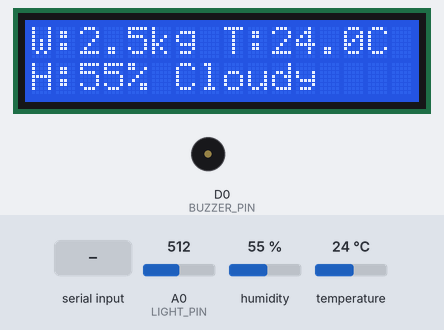
Bench run of a sketch on a simulated ESP8266 (NodeMCU). On the bench: 16×2 character LCD, buzzer (waves = sounding, pin HIGH). Inputs (shaded band) come from the test bench; at power-on: A0 (LIGHT_PIN) = 512, humidity 55 %, temperature 24 °C. WiFi joins after 1.5 s; servers stay silent unless stated; the local clock reads 2024-03-15 10:24:30 at power-on unless the sketch sets it; what the sketch prints to the serial monitor is not drawn.

Above: at 4.1 s.
4.2 s: A0 (LIGHT_PIN) set to 367
14.5 s: A0 (LIGHT_PIN) set to 343
At 24.9 s:
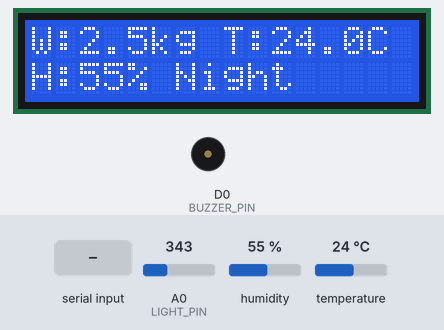
25.2 s: "r" received over Serial
At 34.9 s:
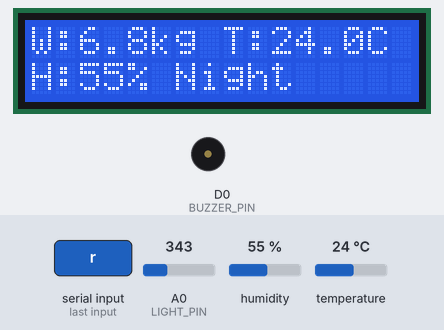
35.5 s: A0 (LIGHT_PIN) set to 760
At 45.5 s:
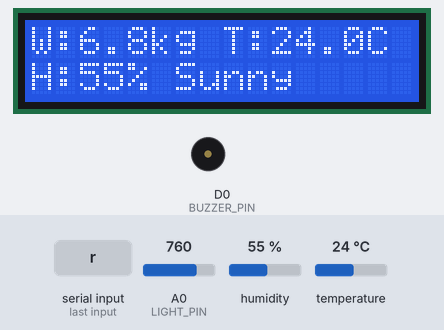
45.9 s: "t" received over Serial
At 55.3 s:
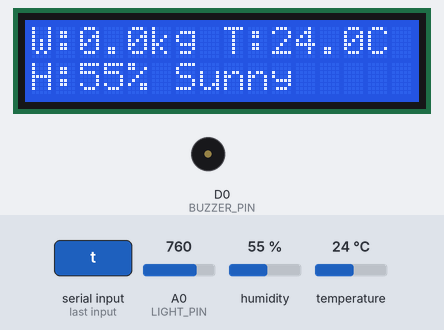
56.3 s: humidity set to 22 %
At 65.8 s:
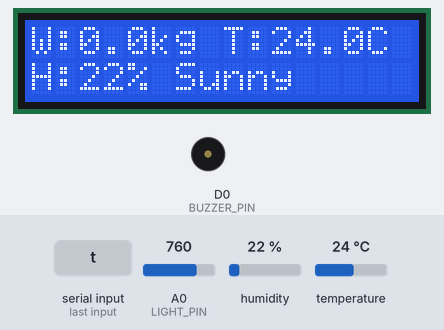
Timing chart, 0 to 67.3 s (numbered marks = the images above; inputs shaded):
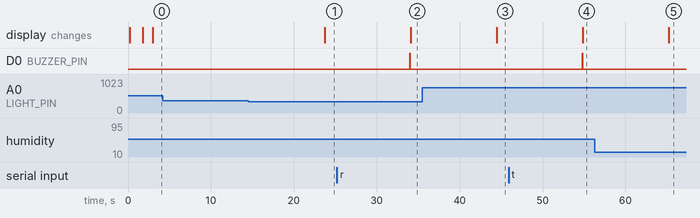

The sketch:

iot-weight.scale.ino
```cpp
#ifdef ESP8266
#include <ESP8266WiFi.h>
#else
#include <WiFi.h>
#endif

#include <Firebase_ESP_Client.h>
#include <DHT.h>
#include <Wire.h>
#include <RTClib.h>
#include <LiquidCrystal_I2C.h>
#include <time.h>

// =====================
// WIFI / FIREBASE
// =====================
#define WIFI_SSID "KRHAN"
#define WIFI_PASSWORD "carskivinogradi"

#define API_KEY "AIzaSyDsa0IStDgJpw4c8AZo88f5SqbsaELBFPQ"
#define DATABASE_URL "https://iot-bee-weight-scale-default-rtdb.europe-west1.firebasedatabase.app"
#define USER_EMAIL "esp@beehive.local"
#define USER_PASSWORD "vaga123"

const char deviceId[] = "beehive1";

// =====================
// PINS
// =====================
#define DHTPIN     D7
#define DHTTYPE    DHT22

#define LIGHT_PIN  A0
#define BUZZER_PIN D0

// =====================
// DEVICES
// =====================
DHT dht(DHTPIN, DHTTYPE);
RTC_DS3231 rtc;
LiquidCrystal_I2C lcd(0x27, 16, 2);

FirebaseData fbdo;
FirebaseAuth auth;
FirebaseConfig config;

// =====================
// DEMO / SIMULATION MODE (SADA JE UVIJEK DEMO)
// =====================
// Pritiskom 'r' u Serial Monitoru prebacuješ na sljedeću demo vrijednost.
// Pritiskom 't' postavljaš trenutnu vrijednost kao 0kg (tara).
float demoWeights[] = { 2.5, 6.8, 10.2, 13.7, 15.9, 18.4, 19.6, 12.1, 7.4, 3.0 };
const int demoCount = sizeof(demoWeights) / sizeof(demoWeights[0]);
int demoIndex = 0;
float demoWeight = demoWeights[0];

// "tara" offset za DEMO
float tareOffsetKg = 0.0f;

// =====================
// HELPERS
// =====================
void connectWiFi() {
  WiFi.begin(WIFI_SSID, WIFI_PASSWORD);
  Serial.print("Povezujem se na Wi-Fi");
  uint8_t retries = 0;

  while (WiFi.status() != WL_CONNECTED) {
    delay(500);
    Serial.print(".");
#if defined(ESP8266)
    yield();
#endif
    if (++retries > 60) {
      Serial.println("\nNeuspjelo spajanje na Wi-Fi");
      return;
    }
  }
  Serial.println("\nWi-Fi povezan!");
}

void initFirebase() {
  config.api_key = API_KEY;
  config.database_url = DATABASE_URL;
  auth.user.email = USER_EMAIL;
  auth.user.password = USER_PASSWORD;

  Firebase.begin(&config, &auth);
  Firebase.reconnectWiFi(true);
}

void sendReading(float weight, float temp, float hum, float light, const char* timestamp, const char* mode) {
  FirebaseJson json;
  json.set("ts", timestamp);
  json.set("weight", weight);
  json.set("temp", temp);
  json.set("hum", hum);
  json.set("light", light);
  json.set("mode", mode); // uvijek "DEMO"

  String latestPath = String("/devices/") + deviceId + "/latest";
  String readingsPath = String("/devices/") + deviceId + "/readings";

  if (!Firebase.RTDB.setJSON(&fbdo, latestPath.c_str(), &json)) {
    Serial.print("Greška kod slanja (latest): ");
    Serial.println(fbdo.errorReason());
  }

  if (!Firebase.RTDB.pushJSON(&fbdo, readingsPath.c_str(), &json)) {
    Serial.print("Greška kod slanja (readings): ");
    Serial.println(fbdo.errorReason());
  }
}

// RTC: bez baterije moraš postaviti vrijeme na svakom bootu.
void setRtcOnBoot() {
  if (!rtc.begin()) {
    Serial.println("RTC nije pronađen!");
    return;
  }
  rtc.adjust(DateTime(F(__DATE__), F(__TIME__)));
  Serial.println("RTC postavljen (compile time).");
}

void beepShort() {
  digitalWrite(BUZZER_PIN, HIGH);
  delay(60);
  digitalWrite(BUZZER_PIN, LOW);
}

const char* lightToText(int light) {
  if (light > 750) return "Sunny";
  if (light > 350) return "Cloudy";
  return "Night";
}

// DEMO težina sa tarom (nikad ne ide ispod 0)
float getWeightKgDemo() {
  float w = demoWeight - tareOffsetKg;
  if (w < 0) w = 0;
  return w;
}

// =====================
// SETUP
// =====================
void setup() {
  Serial.begin(115200);
  delay(150);

  pinMode(BUZZER_PIN, OUTPUT);
  digitalWrite(BUZZER_PIN, LOW);

  Wire.begin();
  lcd.init();
  lcd.backlight();
  lcd.clear();
  lcd.setCursor(0, 0);
  lcd.print("Boot...");

  dht.begin();

  connectWiFi();
  setRtcOnBoot();
  initFirebase();

  Serial.println("\nKomande:");
  Serial.println("  r  -> sljedeca DEMO tezina");
  Serial.println("  t  -> tara (postavi trenutno na 0kg)");
  Serial.println("--------------------------------------------");

  lcd.clear();
  lcd.setCursor(0, 0);
  lcd.print("Beehive scale");
  delay(1200);
  lcd.clear();
}

// =====================
// LOOP
// =====================
void loop() {
  // ===== serial commands =====
  while (Serial.available()) {
    char ch = (char)Serial.read();

    if (ch == 'r' || ch == 'R') {
      demoIndex = (demoIndex + 1) % demoCount;
      demoWeight = demoWeights[demoIndex];

      Serial.print("DEMO tezina: ");
      Serial.print(demoWeight, 2);
      Serial.print(" kg, tareOffset=");
      Serial.print(tareOffsetKg, 2);
      Serial.println(" kg");

      beepShort();
    }

    if (ch == 't' || ch == 'T') {
      // postavi trenutnu demo vrijednost kao nulu
      tareOffsetKg = demoWeight;

      Serial.print("Tara OK. Offset postavljen na: ");
      Serial.print(tareOffsetKg, 2);
      Serial.println(" kg");

      beepShort();
    }
  }

  // ===== readings =====
  float weight = getWeightKgDemo();

  float temperature = dht.readTemperature();
  float humidity = dht.readHumidity();

  int lightRaw = analogRead(LIGHT_PIN);
  float light = (float)lightRaw;
  const char* lightText = lightToText(lightRaw);

  // time
  DateTime now = rtc.now();
  char timestamp[20];
  snprintf(timestamp, sizeof(timestamp), "%04d-%02d-%02d %02d:%02d:%02d",
           now.year(), now.month(), now.day(), now.hour(), now.minute(), now.second());

  const char* modeStr = "DEMO";

  // ===== serial print =====
  Serial.println("--------------");
  Serial.print("Vrijeme: "); Serial.println(timestamp);
  Serial.print("Mode: "); Serial.println(modeStr);
  Serial.print("Tezina: "); Serial.print(weight, 2); Serial.println(" kg");
  Serial.print("Temperatura: "); Serial.print(temperature, 1); Serial.println(" C");
  Serial.print("Vlaznost: "); Serial.print(humidity, 1); Serial.println(" %");
  Serial.print("Svjetlost (ADC): "); Serial.println(light);
  Serial.println("--------------");

  // ===== LCD =====
  lcd.setCursor(0, 0);
  lcd.print("W:");
  lcd.print(weight, 1);
  lcd.print("kg   ");

  lcd.setCursor(8, 0);
  lcd.print("T:");
  lcd.print(temperature, 1);
  lcd.print("C  ");

  lcd.setCursor(0, 1);
  lcd.print("H:");
  lcd.print(humidity, 0);
  lcd.print("% ");

  lcd.setCursor(6, 1);
  lcd.print(lightText);
  lcd.print("     ");

  // ===== firebase =====
  sendReading(weight, temperature, humidity, light, timestamp, modeStr);

  delay(10000);
#if defined(ESP8266)
  yield();
#endif
}
```

Measured:
- the behaviour switches between 351 and 350 on A0 (LIGHT_PIN) (found by bisection; images 0 and 1)
- after the input at 4.2 s, every drawn part: stays the same
- after the input at 14.5 s, the display: changes after 9.2 s (image 1)
- after the input at 25.2 s, D0 (BUZZER_PIN): LOW → HIGH after 8.8 s, → LOW 0.06 s later; the display: changes after 8.9 s (image 2)
- after the input at 35.5 s, the display: changes after 9.0 s (image 3)
- after the input at 45.9 s, D0 (BUZZER_PIN): LOW → HIGH after 8.9 s, → LOW 0.06 s later; the display: changes after 9.0 s (image 4)
- after the input at 56.3 s, the display: changes after 8.9 s (image 5)
